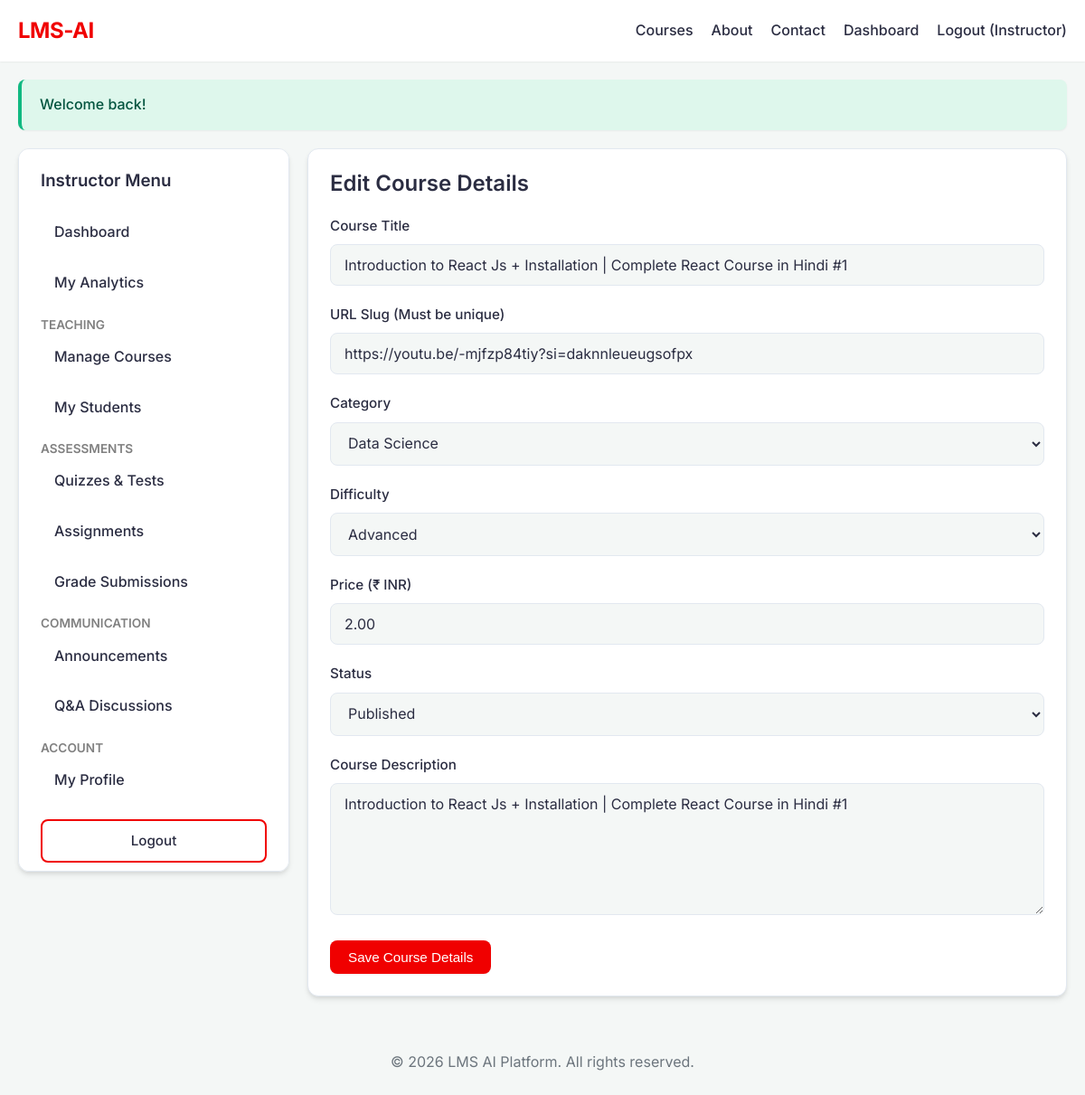
/instructor/course-edit.php?id=3 (signed in), run on the app's committed database.
### tables this page shows
CREATE TABLE `courses` (
  `id` int(11) NOT NULL,
  `title` varchar(255) NOT NULL,
  `slug` varchar(255) NOT NULL,
  `description` text DEFAULT NULL,
  `price` decimal(10,2) DEFAULT 0.00,
  `difficulty` enum('Beginner','Intermediate','Advanced') DEFAULT 'Beginner',
  `image` varchar(255) DEFAULT 'default-course.jpg',
  `category_id` int(11) DEFAULT NULL,
  `instructor_id` int(11) DEFAULT NULL,
  `status` enum('Draft','Published') DEFAULT 'Draft',
  `created_at` timestamp NOT NULL DEFAULT current_timestamp(),
  `updated_at` timestamp NOT NULL DEFAULT current_timestamp() ON UPDATE current_timestamp()
);

CREATE TABLE `categories` (
  `id` int(11) NOT NULL,
  `name` varchar(100) NOT NULL,
  `slug` varchar(100) NOT NULL,
  `created_at` timestamp NOT NULL DEFAULT current_timestamp()
);

### includes/functions.php (called while the page is built, shortened)
<?php
function h($string)
{
    return htmlspecialchars($string ?? '', ENT_QUOTES, 'UTF-8');
}

### instructor/course-edit.php (the view, shortened to what this page needs)
<?php
require_once __DIR__ . '/../config/app.php';
$course_id = $_GET['id'] ?? null;
$stmt = $pdo->prepare("SELECT * FROM courses WHERE id = ? AND instructor_id = ?");
$stmt->execute([$course_id, $_SESSION['user_id']]);
$course = $stmt->fetch();
$stmt = $pdo->query("SELECT id, name FROM categories ORDER BY name ASC");
$categories = $stmt->fetchAll();
require_once __DIR__ . '/../includes/header.php';
?>
<div style="display: flex; gap: 20px; flex-wrap: wrap;">
    <?php require_once __DIR__ . '/../includes/instructor_sidebar.php'; ?>
    <div class="dashboard-content card" style="flex: 3; min-width: 300px;">
        <h2>Edit Course Details</h2>
        <form method="POST" action="course-edit.php?id=<?= h($course_id) ?>" class="mt-2">
            <div class="form-group">
                <label>Course Title</label>
                <input type="text" name="title" value="<?= h($course['title']) ?>" required>
            </div>
            <div class="form-group">
                <label>URL Slug (Must be unique)</label>
                <input type="text" name="slug" value="<?= h($course['slug']) ?>" required>
            </div>
            <div class="form-group">
                <label>Category</label>
                <select name="category_id" required>
                    <?php foreach ($categories as $cat): ?>
                        <option value="<?= $cat['id'] ?>" <?= $course['category_id'] == $cat['id'] ? 'selected' : '' ?>>
                            <?= h($cat['name']) ?>
                        </option>
                    <?php endforeach; ?>
                </select>
            </div>
            <div class="form-group">
                <label>Difficulty</label>
                <select name="difficulty">
                    <option value="Advanced" <?= $course['difficulty'] === 'Advanced' ? 'selected' : '' ?>>Advanced</option>
                </select>
            </div>
            <div class="form-group">
                <label>Price (₹ INR)</label>
                <input type="number" step="0.01" name="price" value="<?= h($course['price']) ?>">
            </div>
            <div class="form-group">
                <label>Status</label>
                <select name="status">
                    <option value="Published" <?= $course['status'] === 'Published' ? 'selected' : '' ?>>Published</option>
                </select>
            </div>
            <div class="form-group">
                <label>Course Description</label>
                <textarea name="description" rows="6" required><?= h($course['description']) ?></textarea>
            </div>
            <button type="submit" class="btn btn-primary">Save Course Details</button>
        </form>
    </div>
</div>
<?php require_once __DIR__ . '/../includes/footer.php'; ?>

### css/style.css (style rules this page uses)
:root { --primary-color: #4361ee; --primary-hover: #3a56d4; --secondary-color: #ffffff; --bg-color: #f4f7f6; --text-main: #2b2d42; --text-muted: #6c757d; --border-color: #e2e8f0; --success: #10b981; --danger: #ef4444; --warning: #f59e0b; --shadow-sm: 0 1px 2px 0 rgba(0, 0, 0, 0.05); --shadow-md: 0 4px 6px -1px rgba(0, 0, 0, 0.1), 0 2px 4px -1px rgba(0, 0, 0, 0.06); --shadow-lg: 0 10px 15px -3px rgba(0, 0, 0, 0.1), 0 4px 6px -2px rgba(0, 0, 0, 0.05); --radius: 8px; --radius-lg: 12px; --transition: all 0.3s ease; }
* { box-sizing: border-box; margin: 0; padding: 0; }
body { font-family: 'Inter', sans-serif; background-color: var(--bg-color); color: var(--text-main); line-height: 1.6; font-size: 16px; transition: var(--transition); }
h1, h2, h3, h4, h5, h6 { font-weight: 600; line-height: 1.2; margin-bottom: 0.5rem; color: var(--text-main); }
.mt-2 { margin-top: 20px; }
.btn { padding: 10px 20px; border: none; border-radius: var(--radius); cursor: pointer; display: inline-block; font-weight: 500; text-align: center; transition: var(--transition); font-size: 0.95rem; }
.btn-primary { background: var(--primary-color); color: #fff; box-shadow: var(--shadow-sm); }
.card { background: var(--secondary-color); padding: 24px; border-radius: var(--radius-lg); box-shadow: var(--shadow-md); margin-bottom: 20px; border: 1px solid var(--border-color); transition: var(--transition); }
.form-group { margin-bottom: 20px; }
.form-group label { display: block; margin-bottom: 8px; font-weight: 500; font-size: 0.95rem; color: var(--text-main); }
.form-group input, .form-group select, .form-group textarea { width: 100%; padding: 12px 15px; border: 1px solid var(--border-color); border-radius: var(--radius); background: var(--bg-color); color: var(--text-main); font-size: 1rem; font-family: 'Inter', sans-serif; transition: var(--transition); }

### data on the page
courses: title "Introduction to React Js + Installation | Complete React Course in Hindi #1", slug "https://youtu.be/-mjfzp84tiy?si=daknnleueugsofpx", category_id "Data Science", difficulty "Advanced", price "2.00", status "Published", description "Introduction to React Js + Installation | Complete React Course in Hindi #1"

### other printed values
$_SESSION['user_name'] "Instructor"
$flash['message'] "Welcome back!"
